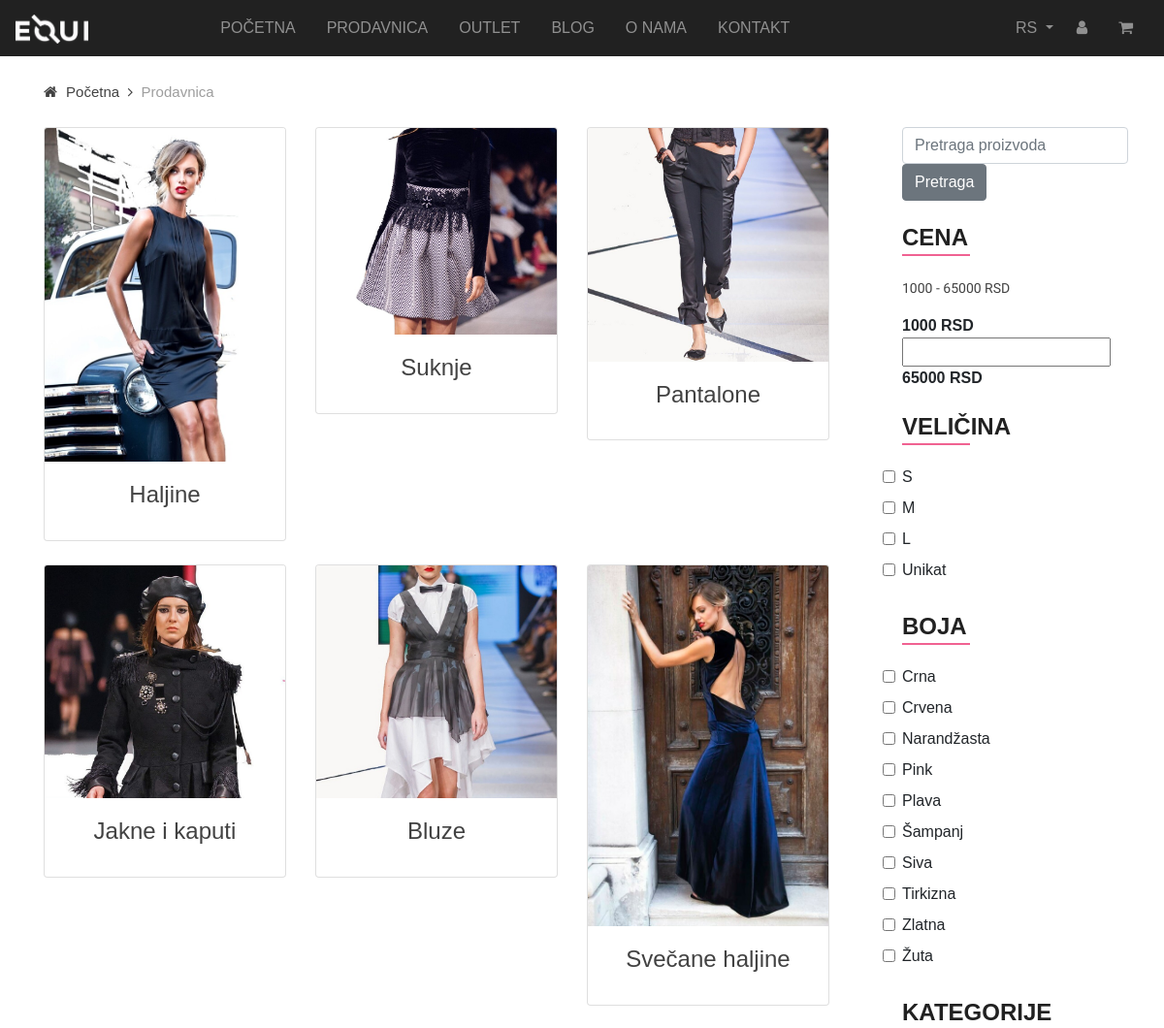
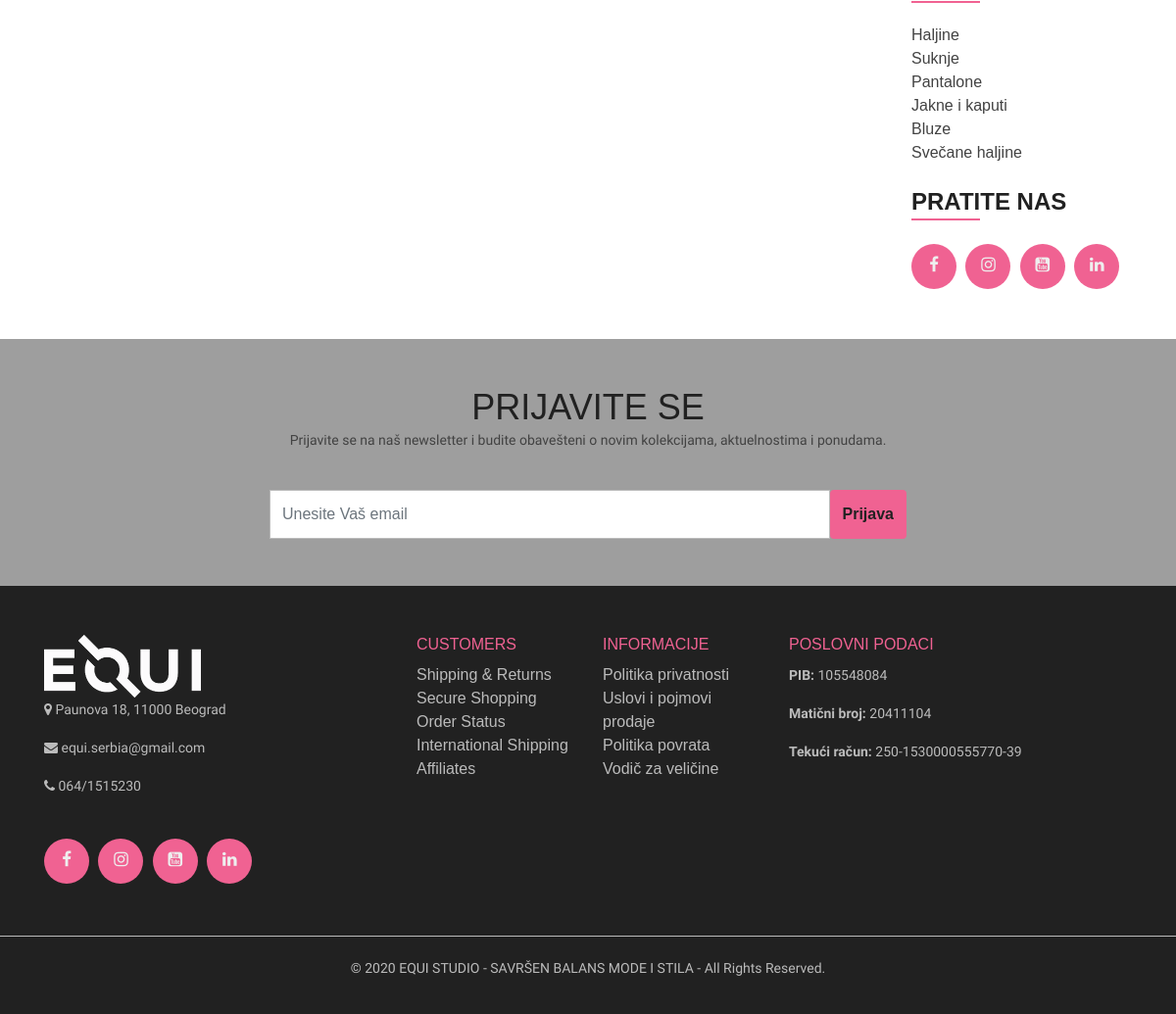
Page /shop3.php on the committed database (2 pictures, top to bottom).
### tables this page shows
CREATE TABLE `category` (
  `cat_id` int(10) NOT NULL,
  `cat_name` varchar(50) NOT NULL,
  `cat_img` varchar(125) NOT NULL
);

CREATE TABLE `size` (
  `size_id` int(11) NOT NULL,
  `size` varchar(50) NOT NULL
);

CREATE TABLE `colors` (
  `color_id` int(11) NOT NULL,
  `color_name` varchar(50) NOT NULL,
  `color_hex` varchar(50) NOT NULL
);

### bootstrap.php (called while the page is built, shortened)
<?php
require_once 'class/Category.class.php';
require_once 'class/Color.class.php';
require_once 'class/Size.class.php';
$db = new Connection();
$conn = $db->connection();
$category = new Category($conn);
$color = new Color($conn);
$size = new Size($conn);

### class/Category.class.php (called while the page is built, shortened)
<?php
class Category {
    private $conn;
    public function __construct($conn)
    {
        $this->conn = $conn;
    }
    public function read() {
        $sql = "SELECT * FROM category";
        $query = $this->conn->query($sql);
        $results = $query->fetchAll(PDO::FETCH_OBJ);
        return $results;
    }
}

### class/Size.class.php (called while the page is built)
<?php
class Size {
    private $conn;
    public function __construct($conn)
    {
        $this->conn = $conn;
    }
    public function read() {
        $sql = "SELECT * FROM size";
        $query = $this->conn->query($sql);
        $results = $query->fetchAll(PDO::FETCH_OBJ);
        return $results;
    }
}

### class/Color.class.php (called while the page is built)
<?php
class Color {
    private $conn;
    public function __construct($conn)
    {
        $this->conn = $conn;
    }
    public function read() {
        $sql = "SELECT * FROM colors ORDER BY color_name ASC";
        $query = $this->conn->query($sql);
        $results = $query->fetchAll(PDO::FETCH_OBJ);
        return $results;
    }
}

### shop3.php (the view, shortened to what this page needs)
<?php require_once 'inc/top.inc.php'; ?>
<?php require_once 'inc/navbar.inc.php'; ?>
<?php
$kategorije = $category->read();
$colors = $color->read();
$sizes = $size->read();
?>
<div class="container-fluid pt-5 pb-5">
    <div class="breadcrumb-option">
        <div class="container">
            <div class="row">
                <div class="col-lg-12">
                    <div class="breadcrumb__links">
                        <a href="index.php">
                            <i class="fa fa-home"></i>
                            Početna</a>
                            <span>Prodavnica</span>
                    </div>
                </div>
            </div>
        </div>
    </div>
    <br>
    <div class="row">
        <div class="col-lg-9 col-md-9">
            <div class="container">
                <div class="container category">
                    <div class="row">
                        <?php foreach($kategorije as $cat) : ?>
                            <div class="col-lg-4 col-md-4 col-sm-6">
                                <div class="card text-center">
                                    <img src="<?php echo $cat->cat_img; ?>" alt="" class="card-img-top">
                                    <div class="card-body">
                                        <h4 class="card-title"><a href="category.view.php?cat_id=<?php echo $cat->cat_id; ?>" class="stretched-link"><?php echo $cat->cat_name; ?></a></h4>
                                    </div>
                                </div><br>
                            </div>
                        <?php endforeach; ?>
                    </div>
                </div>
                <br>
            </div>
        </div>
        <div class="col-lg-3 col-md-3">
            <div class="container">
                <div class="shop_sidebar">
                    <form class="form-inline my-2 my-lg-0" action="search.php" method="POST">
                        <input class="form-control mr-sm-2" type="text" placeholder="Pretraga proizvoda" name="search">
                        <button class="btn btn-secondary my-2 my-sm-0" type="submit" name="searchBtn">Pretraga</button>
                    </form>
                    <br>
                    <div class="sidebar_filter">
                        <div class="section-title">
                            <h4>Cena</h4>
                        </div>
                        <p id="price_show">1000 - 65000 RSD</p>
                        <b>1000 RSD </b> <input id="price_range" type="text" class="span2" value=""/> <b>65000 RSD</b>
                    </div>
                    <br>
                    <div class="sidebar_sizes">
                        <div class="section-title">
                            <h4>Veličina</h4>
                        </div>
                        <ul class="">
                            <?php foreach($sizes as $velicina) : ?>
                            <li class="checkbox">
                                <label>
                                    <input type="checkbox" class="form-check-input common_selector size" value="<?php echo $velicina->size; ?> " id="size"> <?php echo $velicina->size; ?>
                                </label>
                            </li>
                            <?php endforeach; ?>
                        </ul>
                    </div>
                    <br>
                    <div class="sidebar_color">
                        <div class="section-title">
                            <h4>Boja</h4>
                        </div>
                        <ul class="">
                            <?php foreach($colors as $boja) : ?>
                            <li class="checkbox">
                                <label>
                                    <input type="checkbox" class="form-check-input common_selector color" value="<?php echo $boja->color_name; ?>" id="color"> <?php echo $boja->color_name; ?>
                                </label>
                            </li>
                            <?php endforeach; ?>
                        </ul>
                    </div>
                    <br>
                    <div class="sidebar_categories">
                        <div class="section-title">
                            <h4>Kategorije</h4>
                        </div>
                        <ul>
                        <?php foreach($kategorije as $kat) : ?>
                            <li><a href="category.view.php?cat_id=<?php echo $kat->cat_id; ?>"><?php echo $kat->cat_name; ?></a></li>
                        <?php endforeach; ?>
                        </ul>
                    </div>
                    <br>
                    <div class="section-title">
                        <h4>Pratite nas</h4>
                    </div>
                    <ul class="socials-list">
                        <li>
                            <a href="https://www.facebook.com/equistudio.beograd/" target="_blank">
                                <i class="fa fa-facebook"></i>
                            </a>
                        </li>
                        <li>
                            <a href="https://www.instagram.com/equi_studio/" target="_blank">
                                <i class="fa fa-instagram"></i>
                            </a>
                        </li>
                        <li>
                            <a href="https://www.youtube.com/channel/UC4X-sx2VIyKAZGYou5e5DfA" target="_blank">
                                <i class="fa fa-youtube-square"></i>
                            </a>
                        </li>
                        <li>
                            <a href="https://rs.linkedin.com/in/equi-serbia-36708311a" target="_blank">
                                <i class="fa fa-linkedin"></i>
                            </a>
                        </li>
                    </ul>
                </div>
            </div>
        </div>
    </div>
</div>
<?php require_once 'inc/bottom.inc.php'; ?>

### assets/css/style.css (style rules this page uses)
body { font-family: 'Montserrat', sans-serif; height: 100%; }
h1, h2, h3, h4, h5, h6 { color: #212121; margin: 0; font-weight: 400; }
h4, .h4 { font-size: 24px; }
p { font-size: 14px; font-family: "Cantarell", sans-serif; color: #424242; font-weight: 400; line-height: 24px; margin: 0 0 15px 0; }
img { max-width: 100%; }
a { color: #424242; }
ul, ol { padding: 0; margin: 0; }
.section-title { margin-bottom: 25px; }
.section-title h4 { color: #212121; font-weight: 600; text-transform: uppercase; position: relative; display: inline-block; }
.section-title h4:after { position: absolute; left: 0; bottom: -4px; height: 2px; width: 70px; background: #f06292; content: ""; }
.sidebar_categories ul { list-style-type: none; }
.socials-list { padding: 0 !important; }
.socials-list li { padding: 3px 5px 3px 0; display: inline-block; }
.socials-list li a { display: block; width: 46px; height: 46px; background-color: #f06292; color: #eeeeee; font-size: 17px; line-height: 44px; text-align: center; border-radius: 50%; position: relative; }
.breadcrumb-option { padding-top: 35px; }
.breadcrumb__links a { font-size: 15px; font-weight: 500; color: #424242; margin-right: 18px; display: inline-block; position: relative; }
.breadcrumb__links a:after { position: absolute; right: -14px; top: 0; content: ""; font-family: "FontAwesome"; }
.breadcrumb__links a i { margin-right: 5px; }
.breadcrumb__links span { font-size: 15px; font-weight: 500; color: #9e9e9e; display: inline-block; }

### rows in the picture
category: cat_img (picture), cat_name "Haljine"
category: cat_img (picture), cat_name "Suknje"
category: cat_img (picture), cat_name "Pantalone"
category: cat_img (picture), cat_name "Jakne i kaputi"
category: cat_img (picture), cat_name "Bluze"
category: cat_img (picture), cat_name "Svečane haljine"
size: size "S"
size: size "M"
size: size "L"
size: size "Unikat"
colors: color_name "Crna"
colors: color_name "Crvena"
colors: color_name "Narandžasta"
colors: color_name "Pink"
colors: color_name "Plava"
colors: color_name "Šampanj"
colors: color_name "Siva"
colors: color_name "Tirkizna"
colors: color_name "Zlatna"
colors: color_name "Žuta"
